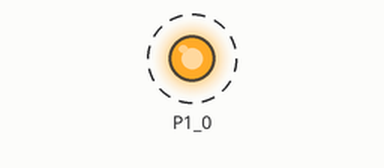
The sketch below on a simulated TI MSP430 LaunchPad. Shown: output pins drawn as LEDs (lit = HIGH). Dashed ring = blinking. What the sketch prints to the serial monitor is not drawn.

Above: at 0.5 s.
Timing chart, 0 to 4.6 s (numbered marks = the images above):
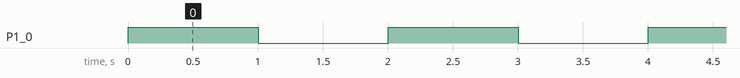

Measured:
- by itself, P1_0: alternates HIGH for 1.0 s and LOW for 1.0 s

The sketch:

sketch_1_4.ino
```cpp
//***************************************************************************************
//  EE40LX
//  Sketch 1.4
//
//  Description; Output an alternating high and low voltage to P1.0,
//     turning a red LED on the MSP430G2 Launch Pad on and off
//
//  Tom Zajdel
//  University of California, Berkeley
//  December 15, 2014
//
//***************************************************************************************

void setup()
{
  // start the serial monitor
  Serial.begin(9600);

  // set P1.0 to output
  pinMode(P1_0, OUTPUT);
  Serial.println("Pin 1.0 set as output");
}

void loop()
{
  digitalWrite(P1_0, HIGH);  // set the pin to high, turning LED on
  Serial.println("LED on");

  sleep(1000);               // wait 1000 ms

  digitalWrite(P1_0, LOW);   // set the pin to low, turning LED off
  Serial.println("LED off");

  sleep(1000);               // wait 1000 ms
}
```
